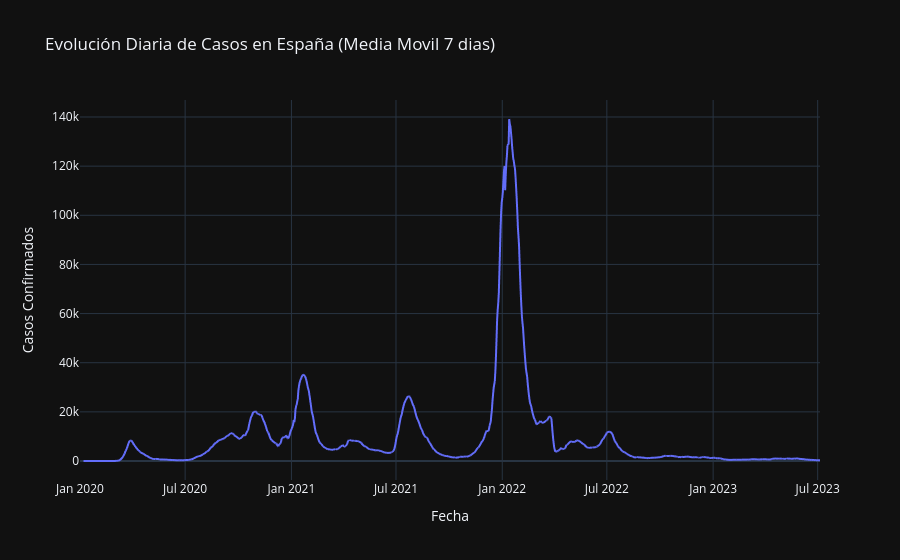

Here is the notebook cell this chart was saved with:
### Markdown cell above
# Análisis de Tendencias Temporales (La "Foto Global")
Aquí es donde aplicamos la Media Móvil para suavizar los picos de los fines de semana.

### Code cell
df_nacional = df_daily.groupby("fecha")[["num_casos", "num_hosp", "num_def"]].sum().reset_index()

# Calculo la media movil de 7 dias
df_nacional["casos_7d"] = df_nacional["num_casos"].rolling(window=7).mean()

# Grafico
fig_nacional = px.line(df_nacional, x="fecha", y="casos_7d",
                       title="Evolución Diaria de Casos en España (Media Movil 7 dias)",
                       labels={"casos_7d": "Casos Confirmados", "fecha": "Fecha"})
fig_nacional.show()

### Figure 1 — Plotly figure (JSON) as saved in the notebook; plotly's stock layout.template omitted (floating-point values rounded to 4 significant figures; data arrays with more than 128 entries replaced by an {"elided": "..."} marker saying what was removed)
{"data": [{"hovertemplate": "Fecha=%{x}<br>Casos Confirmados=%{y}<extra></extra>", "legendgroup": "", "line": {"color": "#636efa", "dash": "solid"}, "marker": {"symbol": "circle"}, "mode": "lines", "name": "", "showlegend": false, "x": {"elided": "1282 str values"}, "xaxis": "x", "y": {"elided": "1282 float values"}, "yaxis": "y", "type": "scattergl"}], "layout": {"xaxis": {"anchor": "y", "domain": [0.0, 1.0], "title": {"text": "Fecha"}}, "yaxis": {"anchor": "x", "domain": [0.0, 1.0], "title": {"text": "Casos Confirmados"}}, "legend": {"tracegroupgap": 0}, "title": {"text": "Evolución Diaria de Casos en España (Media Movil 7 dias)"}}}
